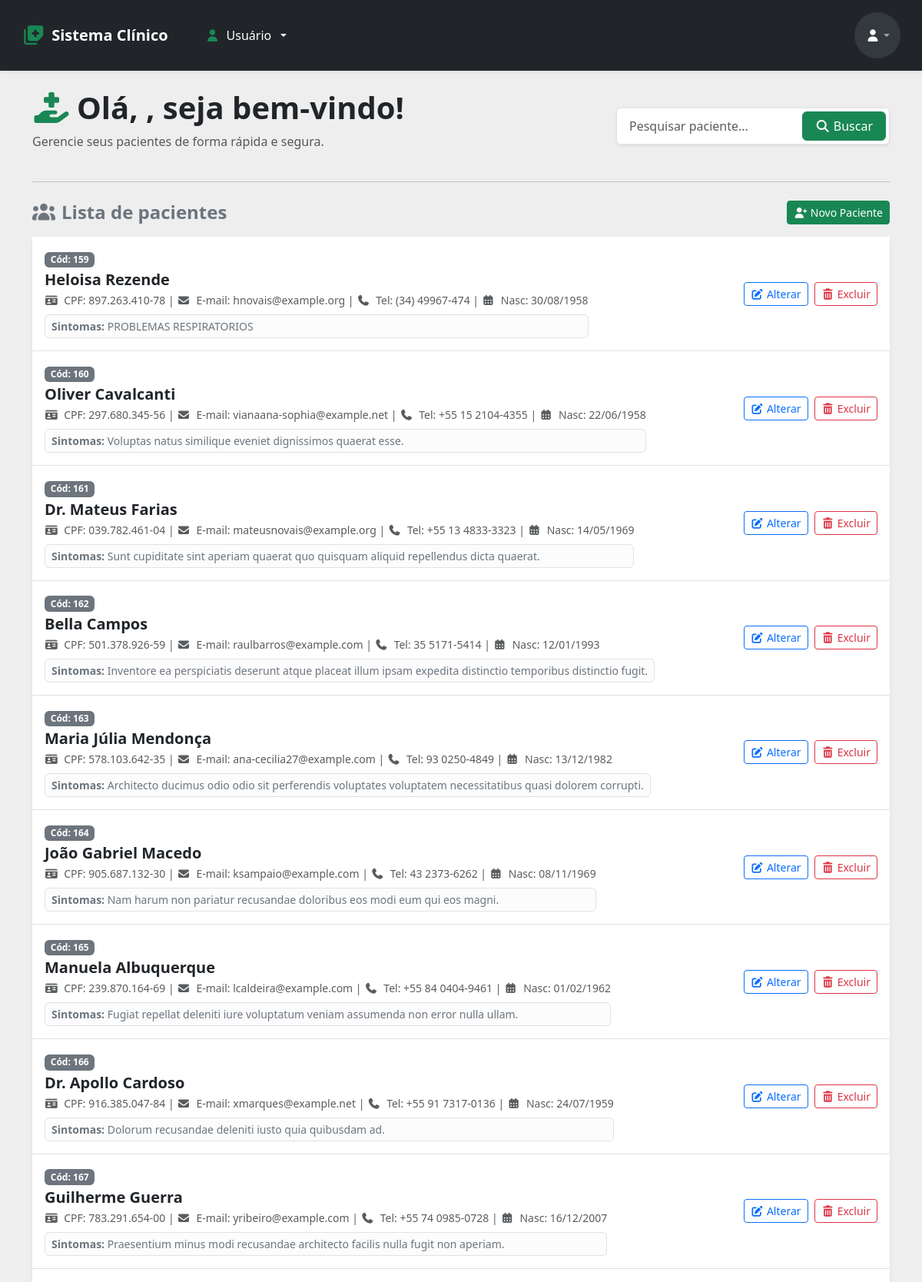
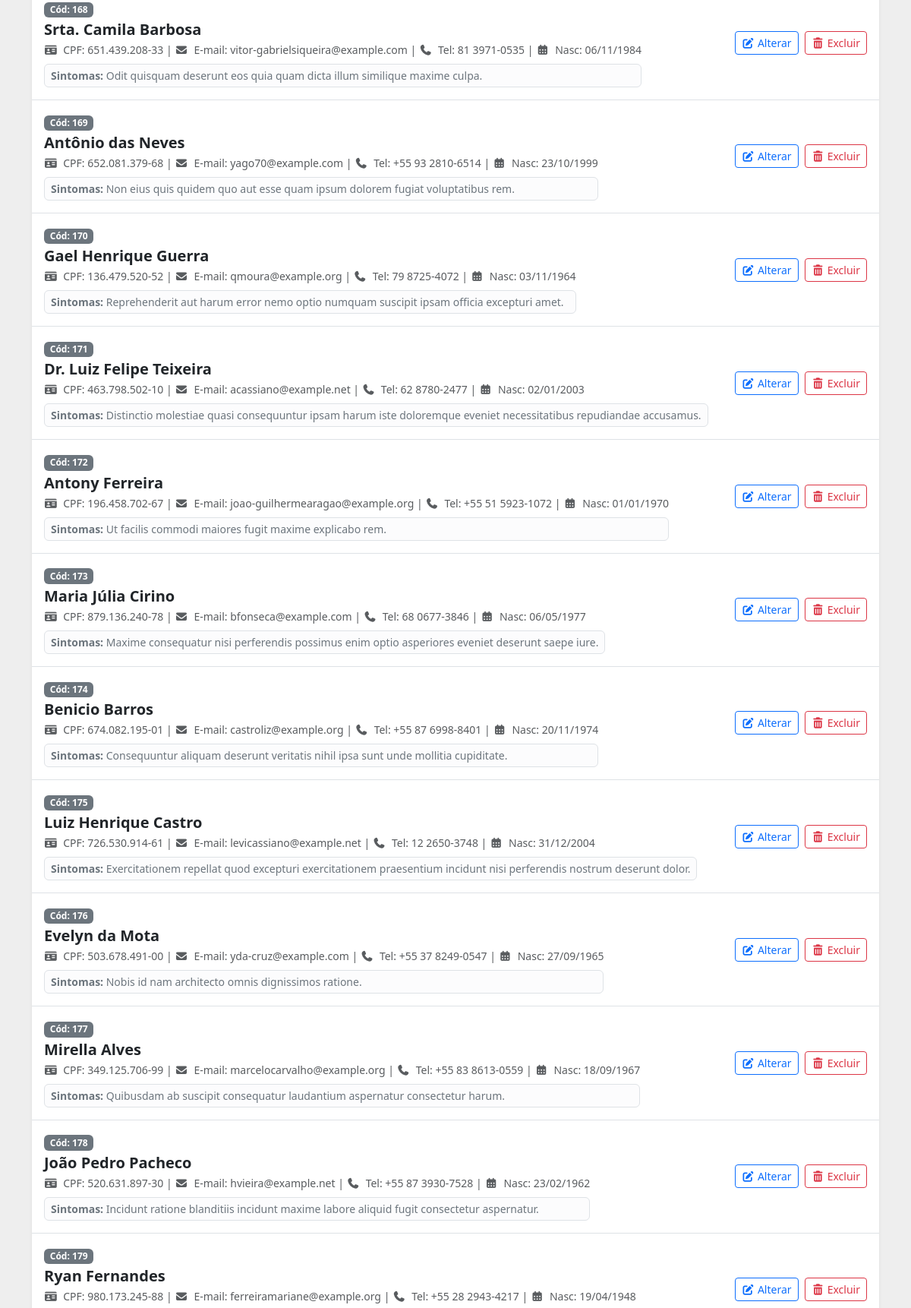
The page /buscar/ (upper part) on the database its author committed (2 pictures, top to bottom).
### apps/crud/models.py (models this page shows, shortened)
class Paciente(models.Model):
    codigo_paciente = models.AutoField(primary_key=True)
    nome = models.CharField(null=False, blank=False)
    cpf = models.CharField(max_length=14, unique=True, null=False, blank=False)
    email = models.EmailField(unique=True, null=False, blank=False)
    telefone = models.CharField(max_length=15, null=False, blank=False)
    data_nascimento = models.DateField(null=False, blank=False)
    sintomas = models.TextField(null=True, blank=True)

### apps/crud/views.py (the view)
# urls.py: path('buscar/', views.buscar_paciente, name='buscar_paciente'),
def buscar_paciente(request):
    query = request.GET.get('buscar','')
    pacientes = Paciente.objects.filter(nome__icontains=query)
    return render(request, 'index.html', {
        'pacientes':pacientes,
        'query':query
    })

### apps/crud/templates/index.html (shortened to what this page needs)
{% extends 'base-crud.html' %}
{% block content %}
    <div class="row mt-4 align-items-center">
        <div class="col-md-8">
            <h1 class="fw-bold text-dark">
                <i class="fa-solid fa-hand-holding-medical text-success me-2"></i>Olá, {{ user.username }}, seja bem-vindo!
            </h1>
            <p class="text-muted">Gerencie seus pacientes de forma rápida e segura.</p>
        </div>
        <div class="col-md-4">
            <form action="{% url 'buscar_paciente' %}" method="GET" class="d-flex shadow-sm rounded bg-white p-1 border" role="search">
                <input class="form-control me-2 border-0 shadow-none" type="search" name="buscar" placeholder="Pesquisar paciente..." aria-label="Search" />
                <button class="btn btn-success px-3 d-flex align-items-center gap-1" type="submit">
                    <i class="fa-solid fa-magnifying-glass"></i> <span class="d-none d-sm-inline">Buscar</span>
                </button>
            </form>
        </div>
    </div>
    <hr class="my-4 text-muted">
    <div class="row mt-4">
        <div class="col-12">
            <div class="d-flex justify-content-between align-items-center mb-3">
                <h2 class="h4 fw-bold text-secondary mb-0">
                    <i class="fa-solid fa-users me-2"></i>Lista de pacientes
                </h2>
                <a href="novoPaciente/" class="btn btn-success btn-sm d-flex align-items-center gap-1">
                    <i class="fa-solid fa-user-plus"></i> Novo Paciente
                </a>
            </div>
            <div class="card shadow-sm border-0">
                <div class="card-body p-0">
                    <ul class="list-group list-group-flush">
                        {% for paciente in pacientes %}
                            <li class="list-group-item p-3">
                                <div class="d-flex flex-column flex-md-row justify-content-between align-items-md-center gap-2">
                                    <div>
                                        <span class="badge bg-secondary mb-1">Cód: {{ paciente.codigo_paciente }}</span>
                                        <h5 class="mb-1 text-dark fw-bold">{{ paciente.nome }}</h5>
                                        <p class="mb-1 text-muted small">
                                            <i class="fa-solid fa-id-card me-1"></i> CPF: {{ paciente.cpf }} |
                                            <i class="fa-solid fa-envelope me-1"></i> E-mail: {{ paciente.email }} |
                                            <i class="fa-solid fa-phone me-1"></i> Tel: {{ paciente.telefone }} |
                                            <i class="fa-solid fa-calendar-days me-1"></i> Nasc: {{ paciente.data_nascimento|date:"d/m/Y" }}
                                        </p>
                                        {% if paciente.sintomas %}
                                            <div class="alert alert-light border mt-2 mb-0 py-1 px-2 small text-secondary">
                                                <strong>Sintomas:</strong> {{ paciente.sintomas }}
                                            </div>
                                        {% endif %}
                                    </div>
                                    <div class="d-flex gap-2">
                                        <a href="{% url 'alterar_paciente' paciente.codigo_paciente %}" class="btn btn-outline-primary btn-sm">
                                            <i class="fa-solid fa-pen-to-square"></i> Alterar
                                        </a>
                                        <a href="{% url 'excluir_paciente' paciente.codigo_paciente %}" class="btn btn-outline-danger btn-sm">
                                            <i class="fa-solid fa-trash-can"></i> Excluir
                                        </a>
                                    </div>
                                </div>
                            </li>
                        {% empty %}
                            <li class="list-group-item text-center py-5 text-muted">
                                <i class="fa-solid fa-folder-open fa-3x mb-3 text-secondary opacity-50"></i>
                                <p class="mb-0">Nenhum paciente cadastrado.</p>
                            </li>
                        {% endfor %}
                    </ul>
                </div>
            </div>
        </div>
    </div>
{% endblock %}

### rows shown on the page
Paciente: codigo_paciente "159", nome "Heloisa Rezende", cpf "897.263.410-78", email "hnovais@example.org", telefone "(34) 49967-474", data_nascimento "30/08/1958", sintomas "PROBLEMAS RESPIRATORIOS"
Paciente: codigo_paciente "160", nome "Oliver Cavalcanti", cpf "297.680.345-56", email "vianaana-sophia@example.net", telefone "+55 15 2104-4355", data_nascimento "22/06/1958", sintomas "Voluptas natus similique eveniet dignissimos quaerat esse."
Paciente: codigo_paciente "161", nome "Dr. Mateus Farias", cpf "039.782.461-04", email "mateusnovais@example.org", telefone "+55 13 4833-3323", data_nascimento "14/05/1969", sintomas "Sunt cupiditate sint aperiam quaerat quo quisquam aliquid repellendus dicta quaerat."
Paciente: codigo_paciente "162", nome "Bella Campos", cpf "501.378.926-59", email "raulbarros@example.com", telefone "35 5171-5414", data_nascimento "12/01/1993", sintomas "Inventore ea perspiciatis deserunt atque placeat illum ipsam expedita distinctio temporibus distinctio fugit."
Paciente: codigo_paciente "163", nome "Maria Júlia Mendonça", cpf "578.103.642-35", email "ana-cecilia27@example.com", telefone "93 0250-4849", data_nascimento "13/12/1982", sintomas "Architecto ducimus odio odio sit perferendis voluptates voluptatem necessitatibus quasi dolorem corrupti."
Paciente: codigo_paciente "164", nome "João Gabriel Macedo", cpf "905.687.132-30", email "ksampaio@example.com", telefone "43 2373-6262", data_nascimento "08/11/1969", sintomas "Nam harum non pariatur recusandae doloribus eos modi eum qui eos magni."
Paciente: codigo_paciente "165", nome "Manuela Albuquerque", cpf "239.870.164-69", email "lcaldeira@example.com", telefone "+55 84 0404-9461", data_nascimento "01/02/1962", sintomas "Fugiat repellat deleniti iure voluptatum veniam assumenda non error nulla ullam."
Paciente: codigo_paciente "166", nome "Dr. Apollo Cardoso", cpf "916.385.047-84", email "xmarques@example.net", telefone "+55 91 7317-0136", data_nascimento "24/07/1959", sintomas "Dolorum recusandae deleniti iusto quia quibusdam ad."
Paciente: codigo_paciente "167", nome "Guilherme Guerra", cpf "783.291.654-00", email "yribeiro@example.com", telefone "+55 74 0985-0728", data_nascimento "16/12/2007", sintomas "Praesentium minus modi recusandae architecto facilis nulla fugit non aperiam."
Paciente: codigo_paciente "168", nome "Srta. Camila Barbosa", cpf "651.439.208-33", email "vitor-gabrielsiqueira@example.com", telefone "81 3971-0535", data_nascimento "06/11/1984", sintomas "Odit quisquam deserunt eos quia quam dicta illum similique maxime culpa."
Paciente: codigo_paciente "169", nome "Antônio das Neves", cpf "652.081.379-68", email "yago70@example.com", telefone "+55 93 2810-6514", data_nascimento "23/10/1999", sintomas "Non eius quis quidem quo aut esse quam ipsum dolorem fugiat voluptatibus rem."
Paciente: codigo_paciente "170", nome "Gael Henrique Guerra", cpf "136.479.520-52", email "qmoura@example.org", telefone "79 8725-4072", data_nascimento "03/11/1964", sintomas "Reprehenderit aut harum error nemo optio numquam suscipit ipsam officia excepturi amet."
Paciente: codigo_paciente "171", nome "Dr. Luiz Felipe Teixeira", cpf "463.798.502-10", email "acassiano@example.net", telefone "62 8780-2477", data_nascimento "02/01/2003", sintomas "Distinctio molestiae quasi consequuntur ipsam harum iste doloremque eveniet necessitatibus repudiandae accusamus."
Paciente: codigo_paciente "172", nome "Antony Ferreira", cpf "196.458.702-67", email "joao-guilhermearagao@example.org", telefone "+55 51 5923-1072", data_nascimento "01/01/1970", sintomas "Ut facilis commodi maiores fugit maxime explicabo rem."
Paciente: codigo_paciente "173", nome "Maria Júlia Cirino", cpf "879.136.240-78", email "bfonseca@example.com", telefone "68 0677-3846", data_nascimento "06/05/1977", sintomas "Maxime consequatur nisi perferendis possimus enim optio asperiores eveniet deserunt saepe iure."
Paciente: codigo_paciente "174", nome "Benicio Barros", cpf "674.082.195-01", email "castroliz@example.org", telefone "+55 87 6998-8401", data_nascimento "20/11/1974", sintomas "Consequuntur aliquam deserunt veritatis nihil ipsa sunt unde mollitia cupiditate."
Paciente: codigo_paciente "175", nome "Luiz Henrique Castro", cpf "726.530.914-61", email "levicassiano@example.net", telefone "12 2650-3748", data_nascimento "31/12/2004", sintomas "Exercitationem repellat quod excepturi exercitationem praesentium incidunt nisi perferendis nostrum deserunt dolor."
Paciente: codigo_paciente "176", nome "Evelyn da Mota", cpf "503.678.491-00", email "yda-cruz@example.com", telefone "+55 37 8249-0547", data_nascimento "27/09/1965", sintomas "Nobis id nam architecto omnis dignissimos ratione."
Paciente: codigo_paciente "177", nome "Mirella Alves", cpf "349.125.706-99", email "marcelocarvalho@example.org", telefone "+55 83 8613-0559", data_nascimento "18/09/1967", sintomas "Quibusdam ab suscipit consequatur laudantium aspernatur consectetur harum."
Paciente: codigo_paciente "178", nome "João Pedro Pacheco", cpf "520.631.897-30", email "hvieira@example.net", telefone "+55 87 3930-7528", data_nascimento "23/02/1962", sintomas "Incidunt ratione blanditiis incidunt maxime labore aliquid fugit consectetur aspernatur."
Paciente: codigo_paciente "179", nome "Ryan Fernandes", cpf "980.173.245-88", email "ferreiramariane@example.org", telefone "+55 28 2943-4217", data_nascimento "19/04/1948"
